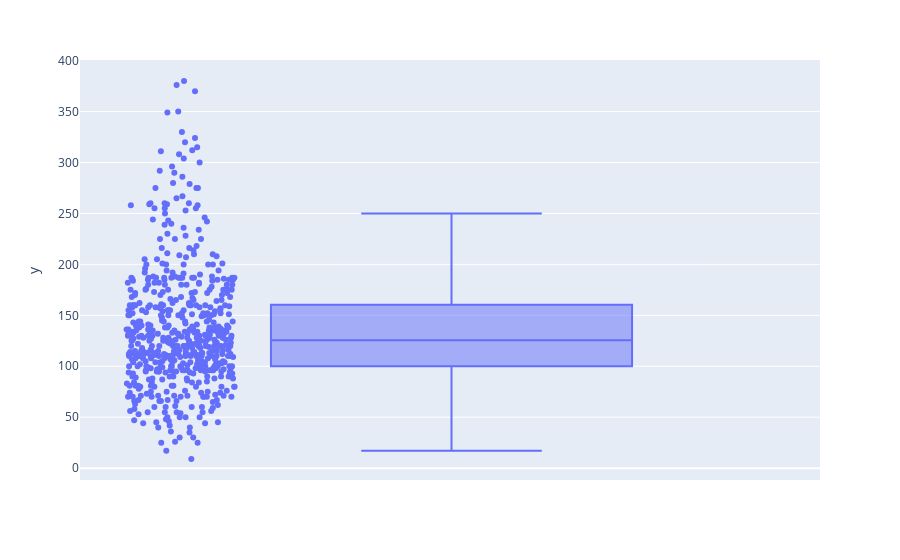

The notebook cell this image was saved under:
### Code cell
fig = px.box(px.data.tips(), y = message.LoanAmount, points='all')
fig.show()

### Figure 1 — Plotly figure (JSON) as saved in the notebook; plotly's stock layout.template omitted (floating-point values rounded to 4 significant figures; data arrays with more than 128 entries replaced by an {"elided": "..."} marker saying what was removed)
{"data": [{"alignmentgroup": "True", "boxpoints": "all", "hovertemplate": "y=%{y}<extra></extra>", "legendgroup": "", "marker": {"color": "#636efa"}, "name": "", "notched": false, "offsetgroup": "", "orientation": "v", "showlegend": false, "type": "box", "x0": " ", "xaxis": "x", "y": {"elided": "576 int values"}, "y0": " ", "yaxis": "y"}], "layout": {"boxmode": "group", "legend": {"tracegroupgap": 0}, "margin": {"t": 60}, "xaxis": {"anchor": "y", "domain": [0, 1]}, "yaxis": {"anchor": "x", "domain": [0, 1], "title": {"text": "y"}}}}
